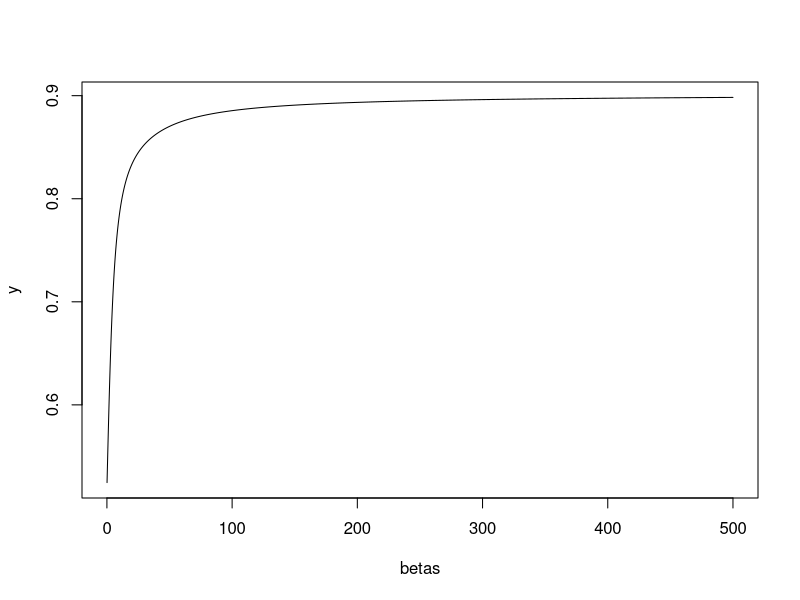

Generate this figure with R:
set.seed(1235)
x = runif(5)
betas = seq(0.1,500,0.1)

logexp = function(x, beta){
  N = length(x)
  big_sum = sum(exp(x*beta))
  return(1/beta * log(1/N * big_sum))
}

y = rep(0, length(betas))
i = 1
for (beta in betas) {
  y[i] = logexp(x, beta)
  i = i + 1
}
mean(x)
y[1]
max(x)
tail(y,1)
plot(betas, y, type = 'l')